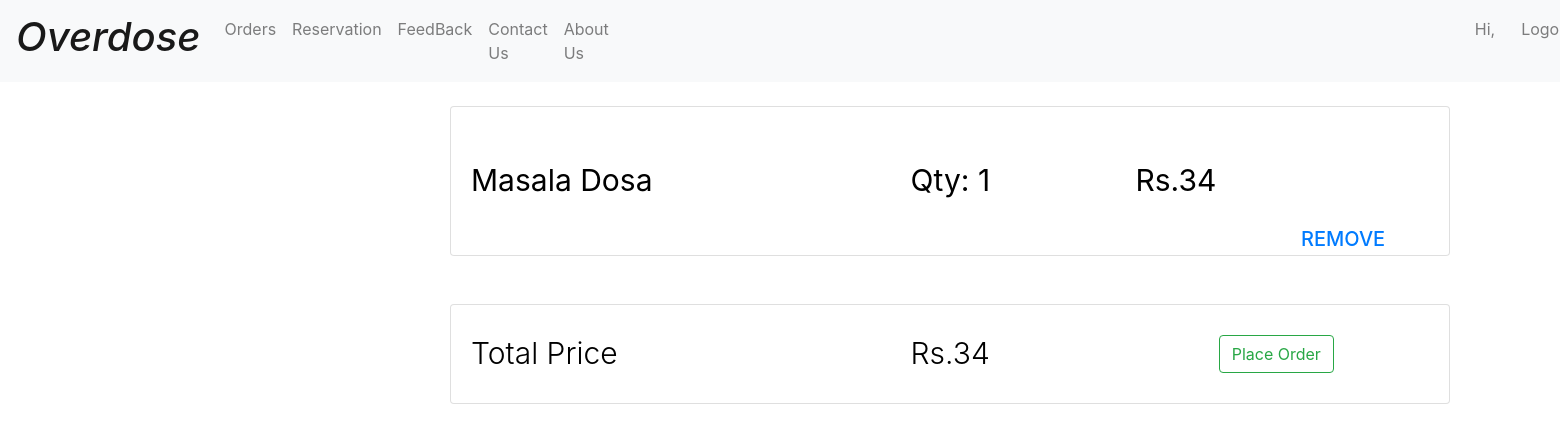
/Overdose/Cartie/ (signed in), run on an earlier commit of the app's database.
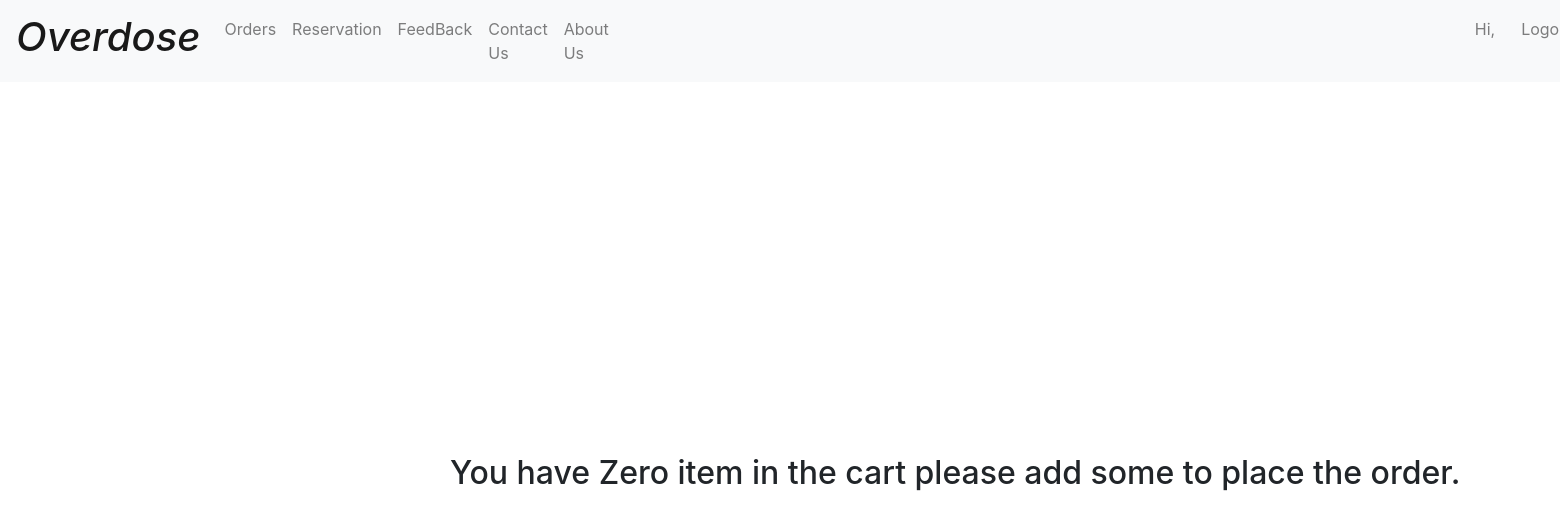
And on a later commit of the database.
### Overdose/models.py (models this page shows, shortened)
class Cart(models.Model):
    item=models.ForeignKey(Item,on_delete=models.CASCADE,default=None,blank=True)
    price=models.PositiveIntegerField(default=0)
    quantity=models.PositiveIntegerField(null=True)
    author=models.ForeignKey(User,on_delete=models.CASCADE,default=None,blank=True)

class Item(models.Model):
    item_name=models.CharField(max_length=50)
    category=models.CharField(max_length=50)
    subcategory=models.CharField(max_length=50)
    available=models.BooleanField(default=True)
    price=models.IntegerField()
    def __str__(self):
        return self.item_name

### Overdose/views.py (the view)
# urls.py: path('Cartie/',views.Cartie,name='Cartie'),
def Cartie(request):
    if not request.user.is_authenticated:
        messages.error(request,"Please login first")
        return redirect("/Overdose/")
    else:
        hi=request.user
        s=Cart.objects.filter(author=hi)
        k=Cart.objects.filter(author=hi).aggregate(total=Sum(F('price')*F('quantity')))
        x=k['total']
        if x!=None:
            thank=True
        else:
            thank=False
        cat={'cats':s,'price':x,'thank':thank}
        return render(request,'cartie.html',cat)
        '''$('#number').each(function() {
  console.log($(this).text());
});

'''

### Overdose/templates/cartie.html (shortened to what this page needs)
{% extends 'backup.html' %}
{% block body %}
<br>
{% for post in cats %}
<article class="card" style="height:150px;">
    <div class="row">
      <table id="t2" style="width: 90%; margin-top: 50px;">
        <tr>
          <td class="details" style="margin-top:30px;margin-left: 5px;font-weight:400;color: black;font-size: 30px; width: 50%; padding-left: 15px; ">{{post.item}} </td>
          <td class="details" style="margin-top:25px;margin-left: 5px;font-weight:400;color: black;font-size: 30px;" >Qty: <span style="margin-top:40px;" value="{{post.quantity}}" id="quantity">{{post.quantity}}</span></td>
          <td class="details" style="margin-top:30px;margin-left: 5px;font-weight:400;color: black;font-size: 30px;" >Rs.<span value="{{post.price}}" id="number">{{post.price}}</span></td>
        </tr>
      </table>
      </div>
      <a class="removebutton gdUKd9" id="remove{{ post.id }}" href="#" name="rem" data-catid="{{ post.id }}">Remove</a>
    </article>
{% endfor %}
<br><br>
{% if thank %}
<article class="card"style="height:100px;" class="">
  <div class="row">
    <table id="t2" style="width:90%;margin-top:25px;">
      <tr>
        <td class="details" style="margin-top:30px;margin-left:5px;font-weight:300;color: black;font-size: 30px; width: 50%; padding-left: 15px; ">Total Price </td>
        <td class="details" style="margin-top:30px;margin-left: 5px;font-weight:300;color: black;font-size: 30px;"><span id="rs">Rs.</span>{{price}}</td>
        <td><a href="/Overdose/checkout" class="place btn btn-outline-success ">Place Order</a></td>
      </tr>
    </table>
    </div>
    </article>
    <br><br>
{% else %}
    <h2 style="margin-top: 300px;margin-left: 450px;">You have Zero item in the cart please add some to place the order.</h2>
{% endif %}
{% endblock %}
{% block js %}
<link rel="stylesheet" href="https://stackpath.bootstrapcdn.com/bootstrap/4.3.1/css/bootstrap.min.css">
{% endblock %}

### Overdose/templates/backup.html (shortened to what this page needs)
<!doctype html>
<html lang="en">
  <head>
    <link rel="stylesheet" href="https://stackpath.bootstrapcdn.com/bootstrap/4.2.1/css/bootstrap.min.css">
  </head>
<body>
{% load static %}
    <nav class="navbar navbar-expand-lg navbar-light bg-light">
        <a class="navbar-brand" href="/Overdose/"><h1 style="font-style: italic;">Overdose</h1></a>
        <div class="collapse navbar-collapse" id="navbarNavDropdown">
          <ul class="navbar-nav">
            <li class="nav-item txt">
              <a class="nav-link" href="/Overdose/orders">Orders</a>
            </li>
            <li class="nav-item txt">
                <a class="nav-link" href="/Overdose/reservation">Reservation</a>
            </li>
            <li class="nav-item txt">
              <a class="nav-link" href="/Overdose/feedback">FeedBack</a>
            </li>
            <li class="nav-item txt">
                <a class="nav-link" href="/Overdose/contact">Contact Us</a>
            </li>
            <li class="nav-item txt">
                <a class="nav-link" href="/Overdose/about">About Us</a>
            </li>
            {% if user.is_authenticated %}
            <li class="nav-item " style="margin-left:850px;">
              <a class="nav-link">Hi,{{user.first_name}}</a>
          </li>
            <li class="nav-item txt"  style="margin-left:10px;">
              <a class="nav-link" href="/Overdose/logout">Logout</a>
            </li>
            {% endif %}
          </ul>
        </div>
      </nav>
{% block body %} {% endblock %}
    <link rel="stylesheet" href="https://stackpath.bootstrapcdn.com/bootstrap/4.3.1/css/bootstrap.min.css">
    {% block js %} {% endblock %}
  </body>
</html>

What changed in the data, as far as the page shows it:
removed Cart: item "Masala Dosa", quantity "1", price "34"
Also different on the page:
{{ price }}: "34" → (not shown)
text no longer shown: "Total Price Rs. Place Order"
text now shown: "You have Zero item in the cart please add some to place the order."
